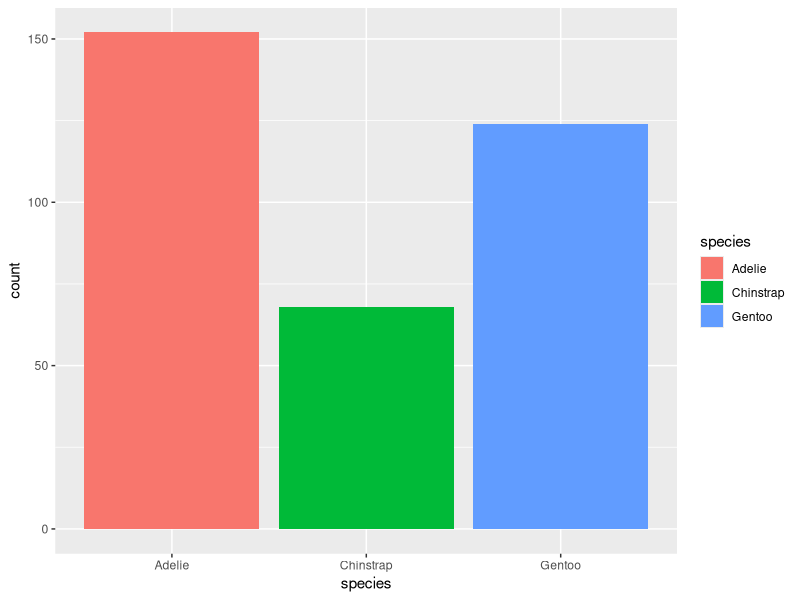
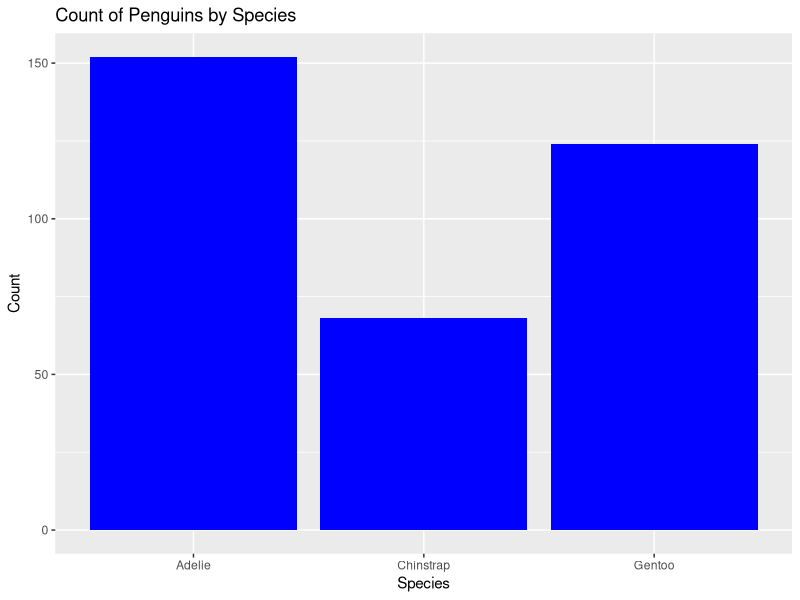

Reproduce these figures in R, in order.

            library(ggplot2)
            library(palmerpenguins)
            built_answer <- tryCatch(
                {
                    set.seed(42)
                    ggplot(penguins, aes(x = species, fill = species)) + geom_bar()
                    suppressWarnings(
                        if (!file.exists("/sandbox/figures/species_bar_count_answer.png")) {
                            ggsave(
                                width = 3,
                                height = 3,
                                "/sandbox/figures/species_bar_count_answer.png"
                            )
                        }
                    )
                    suppressWarnings(
                        ggplot_build(last_plot())
                    )
                },
                error = function(e) {
                    'ERROR'
                }
            )
            built_submission <- tryCatch(
                {
                    set.seed(42)
                    library(ggplot2)
library(palmerpenguins)

ggplot(penguins, aes(x = species)) +
  geom_bar(fill = "blue") +
  labs(title = "Count of Penguins by Species",
       x = "Species",
       y = "Count")
                    suppressWarnings(
                        ggsave(
                            width = 3,
                            height = 3,
                            "figures/species_bar_count_submission_gemma.png"
                        )
                    )
                    suppressWarnings(
                        ggplot_build(last_plot())
                    )
                },
                error = function(e) {
                    'ERROR'
                }
            )
            cat(isTRUE(all.equal(built_answer, built_submission)))
        
